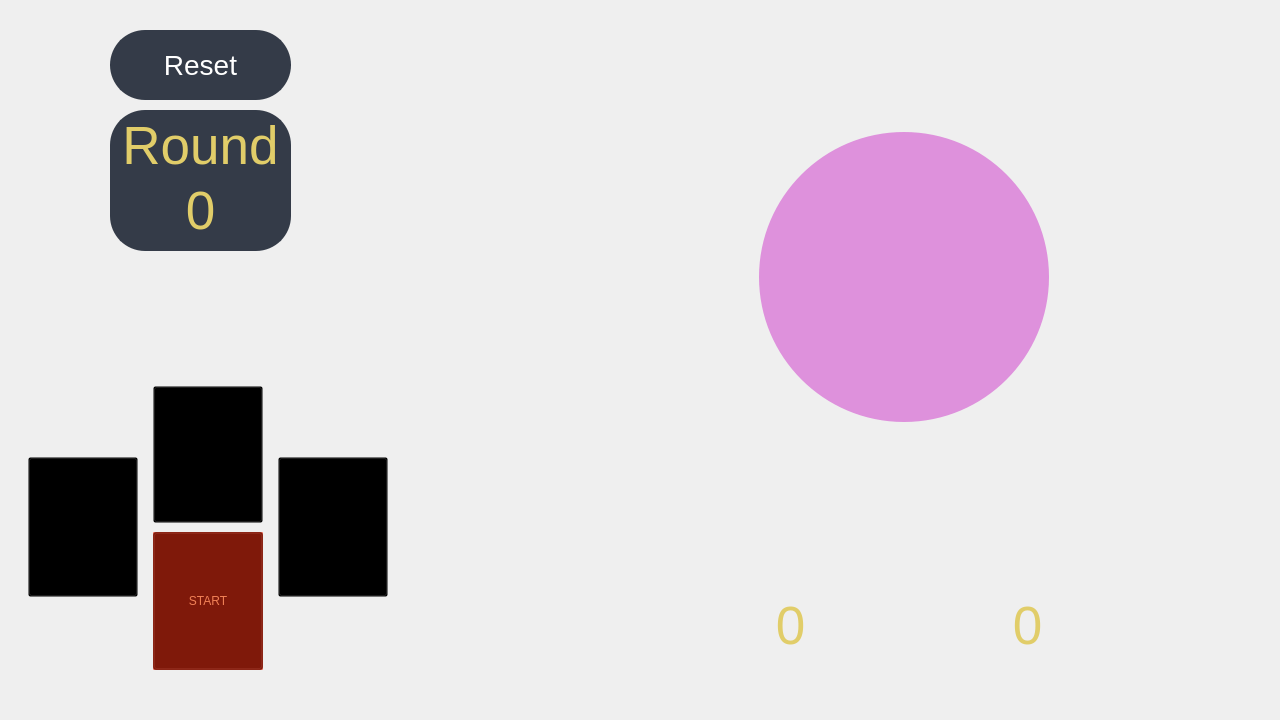
<?xml version="1.0" encoding="UTF-8"?>
<ui version="4.0">
 <class>Form</class>
 <widget class="QWidget" name="Form">
  <property name="geometry">
   <rect>
    <x>0</x>
    <y>0</y>
    <width>1280</width>
    <height>720</height>
   </rect>
  </property>
  <property name="minimumSize">
   <size>
    <width>1280</width>
    <height>720</height>
   </size>
  </property>
  <property name="maximumSize">
   <size>
    <width>1280</width>
    <height>720</height>
   </size>
  </property>
  <property name="windowTitle">
   <string>Form</string>
  </property>
  <widget class="QLabel" name="lblBackground">
   <property name="geometry">
    <rect>
     <x>0</x>
     <y>0</y>
     <width>1280</width>
     <height>720</height>
    </rect>
   </property>
   <property name="minimumSize">
    <size>
     <width>1280</width>
     <height>720</height>
    </size>
   </property>
   <property name="maximumSize">
    <size>
     <width>1280</width>
     <height>720</height>
    </size>
   </property>
   <property name="text">
    <string/>
   </property>
   <property name="pixmap">
    <pixmap>../img/PedraPapelTesoura (2).png</pixmap>
   </property>
  </widget>
  <widget class="QLabel" name="lblImagem">
   <property name="geometry">
    <rect>
     <x>790</x>
     <y>165</y>
     <width>231</width>
     <height>231</height>
    </rect>
   </property>
   <property name="styleSheet">
    <string notr="true"/>
   </property>
   <property name="text">
    <string/>
   </property>
   <property name="pixmap">
    <pixmap>../icons/sun.png</pixmap>
   </property>
   <property name="scaledContents">
    <bool>true</bool>
   </property>
   <property name="alignment">
    <set>Qt::AlignCenter</set>
   </property>
  </widget>
  <widget class="QPushButton" name="btnPedra">
   <property name="geometry">
    <rect>
     <x>28</x>
     <y>457</y>
     <width>110</width>
     <height>140</height>
    </rect>
   </property>
   <property name="styleSheet">
    <string notr="true">background-color:rgb(0,0,0,0%)</string>
   </property>
   <property name="text">
    <string/>
   </property>
  </widget>
  <widget class="QLabel" name="lblPCPoints">
   <property name="geometry">
    <rect>
     <x>927</x>
     <y>600</y>
     <width>201</width>
     <height>51</height>
    </rect>
   </property>
   <property name="font">
    <font>
     <pointsize>40</pointsize>
    </font>
   </property>
   <property name="styleSheet">
    <string notr="true">color:rgb(225,205,105)</string>
   </property>
   <property name="text">
    <string>0</string>
   </property>
   <property name="alignment">
    <set>Qt::AlignCenter</set>
   </property>
  </widget>
  <widget class="QLabel" name="lblPlayerPoints">
   <property name="geometry">
    <rect>
     <x>700</x>
     <y>600</y>
     <width>181</width>
     <height>51</height>
    </rect>
   </property>
   <property name="font">
    <font>
     <pointsize>40</pointsize>
    </font>
   </property>
   <property name="styleSheet">
    <string notr="true">color:rgb(225,205,105)</string>
   </property>
   <property name="text">
    <string>0</string>
   </property>
   <property name="alignment">
    <set>Qt::AlignCenter</set>
   </property>
  </widget>
  <widget class="QPushButton" name="btnPapel">
   <property name="geometry">
    <rect>
     <x>153</x>
     <y>386</y>
     <width>110</width>
     <height>137</height>
    </rect>
   </property>
   <property name="styleSheet">
    <string notr="true">background-color:rgb(0,0,0,0%)</string>
   </property>
   <property name="text">
    <string/>
   </property>
  </widget>
  <widget class="QPushButton" name="btnStart">
   <property name="geometry">
    <rect>
     <x>153</x>
     <y>532</y>
     <width>110</width>
     <height>138</height>
    </rect>
   </property>
   <property name="styleSheet">
    <string notr="true">background-color:rgb(0,0,0,80%);
color:rgb(225,205,150);</string>
   </property>
   <property name="text">
    <string>START</string>
   </property>
  </widget>
  <widget class="QPushButton" name="btnTesoura">
   <property name="geometry">
    <rect>
     <x>278</x>
     <y>457</y>
     <width>110</width>
     <height>140</height>
    </rect>
   </property>
   <property name="styleSheet">
    <string notr="true">background-color:rgb(0,0,0,0%)</string>
   </property>
   <property name="text">
    <string/>
   </property>
  </widget>
  <widget class="QPushButton" name="btnReset">
   <property name="geometry">
    <rect>
     <x>110</x>
     <y>30</y>
     <width>181</width>
     <height>70</height>
    </rect>
   </property>
   <property name="font">
    <font>
     <pointsize>21</pointsize>
    </font>
   </property>
   <property name="styleSheet">
    <string notr="true">QPushButton {
border: 2px solid rgb(52, 59, 72);
border-radius: 35px; 
background-color: rgb(52, 59, 72);
color: rgb(255, 255, 255);
}
</string>
   </property>
   <property name="text">
    <string>Reset</string>
   </property>
  </widget>
  <widget class="QLabel" name="lblBright">
   <property name="enabled">
    <bool>false</bool>
   </property>
   <property name="geometry">
    <rect>
     <x>143</x>
     <y>530</y>
     <width>131</width>
     <height>141</height>
    </rect>
   </property>
   <property name="text">
    <string/>
   </property>
   <property name="pixmap">
    <pixmap>../img/pngwing.com.png</pixmap>
   </property>
   <property name="scaledContents">
    <bool>true</bool>
   </property>
  </widget>
  <widget class="QLabel" name="lblSelection">
   <property name="geometry">
    <rect>
     <x>140</x>
     <y>380</y>
     <width>131</width>
     <height>141</height>
    </rect>
   </property>
   <property name="text">
    <string/>
   </property>
   <property name="pixmap">
    <pixmap>../img/pngwing.com.png</pixmap>
   </property>
   <property name="scaledContents">
    <bool>true</bool>
   </property>
  </widget>
  <widget class="QLabel" name="lblStatus">
   <property name="geometry">
    <rect>
     <x>153</x>
     <y>532</y>
     <width>110</width>
     <height>138</height>
    </rect>
   </property>
   <property name="styleSheet">
    <string notr="true">background-color: rgb(255,50,20,50%)</string>
   </property>
   <property name="text">
    <string/>
   </property>
  </widget>
  <widget class="QLabel" name="lblStatus_2">
   <property name="geometry">
    <rect>
     <x>759</x>
     <y>132</y>
     <width>290</width>
     <height>290</height>
    </rect>
   </property>
   <property name="styleSheet">
    <string notr="true">background-color: rgb(205,50,200,50%);
border-radius:145px</string>
   </property>
   <property name="text">
    <string/>
   </property>
  </widget>
  <widget class="QLabel" name="lblRounds">
   <property name="geometry">
    <rect>
     <x>110</x>
     <y>185</y>
     <width>181</width>
     <height>51</height>
    </rect>
   </property>
   <property name="font">
    <font>
     <pointsize>40</pointsize>
    </font>
   </property>
   <property name="styleSheet">
    <string notr="true">color:rgb(225,205,105)</string>
   </property>
   <property name="text">
    <string>0</string>
   </property>
   <property name="alignment">
    <set>Qt::AlignCenter</set>
   </property>
  </widget>
  <widget class="QLabel" name="lblRounds_2">
   <property name="geometry">
    <rect>
     <x>110</x>
     <y>120</y>
     <width>181</width>
     <height>51</height>
    </rect>
   </property>
   <property name="font">
    <font>
     <pointsize>40</pointsize>
    </font>
   </property>
   <property name="styleSheet">
    <string notr="true">color:rgb(225,205,105)</string>
   </property>
   <property name="text">
    <string>Round</string>
   </property>
   <property name="alignment">
    <set>Qt::AlignCenter</set>
   </property>
  </widget>
  <widget class="QPushButton" name="btnReset_2">
   <property name="geometry">
    <rect>
     <x>110</x>
     <y>110</y>
     <width>181</width>
     <height>141</height>
    </rect>
   </property>
   <property name="font">
    <font>
     <pointsize>21</pointsize>
    </font>
   </property>
   <property name="styleSheet">
    <string notr="true">QPushButton {
border: 2px solid rgb(52, 59, 72);
border-radius: 35px; 
background-color: rgb(52, 59, 72);
color: rgb(255, 255, 255);
}
</string>
   </property>
   <property name="text">
    <string/>
   </property>
  </widget>
  <zorder>lblBackground</zorder>
  <zorder>btnReset_2</zorder>
  <zorder>lblStatus_2</zorder>
  <zorder>lblImagem</zorder>
  <zorder>btnPedra</zorder>
  <zorder>lblPCPoints</zorder>
  <zorder>lblPlayerPoints</zorder>
  <zorder>btnPapel</zorder>
  <zorder>btnStart</zorder>
  <zorder>btnTesoura</zorder>
  <zorder>btnReset</zorder>
  <zorder>lblBright</zorder>
  <zorder>lblSelection</zorder>
  <zorder>lblStatus</zorder>
  <zorder>lblRounds</zorder>
  <zorder>lblRounds_2</zorder>
 </widget>
 <resources/>
 <connections/>
</ui>
